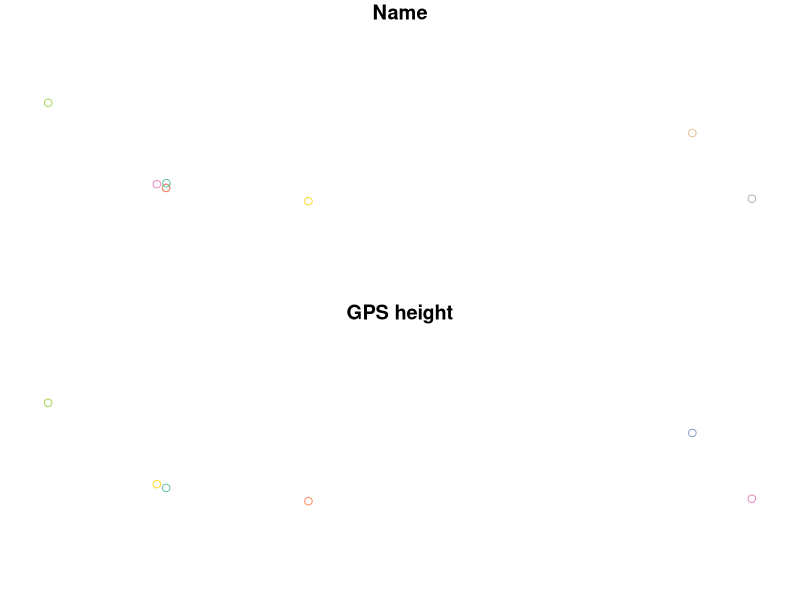

The R script that drew this image:
# Quick prep script to generate the QHI salix pheno transect coordiantes
# Jakob J Assmann 11 Feb 2022

library(tidyverse)
library(sf)
setwd("/Users/au634851/Google Drive/Postdoc Aarhus/External/JoeQHI/phenocoords")
phenocoords <- data.frame(matrix(c(
"Phenocam1",	69.57560,	-138.90460,	110,
"Phenocam2",	69.57570,	-138.90525,	87,
"Phenocam3",	69.57781,	-138.91277,	83,
"Phenocam4",	69.57515,	-138.89453,	17,
"Phenocam5",	69.57651,	-138.86711,	67,
'Phenocam6',	69.57483,	-138.86305,	70,
"Joe Coords1", 69.5756,	-138.9046, NA,
"Herschel Manual Coords", 69.57571666666667, -138.90456666666667, NA), ncol = 4, byrow = T)) %>%
  setNames(c("Name", "Lat", "Long", "GPS height")) %>%
  st_as_sf(coords = c("Long", "Lat"), crs = 4326) %>%
  st_transform(crs = 32607)
write_sf(phenocoords, "phenocoords.shp")
plot(phenocoords)
